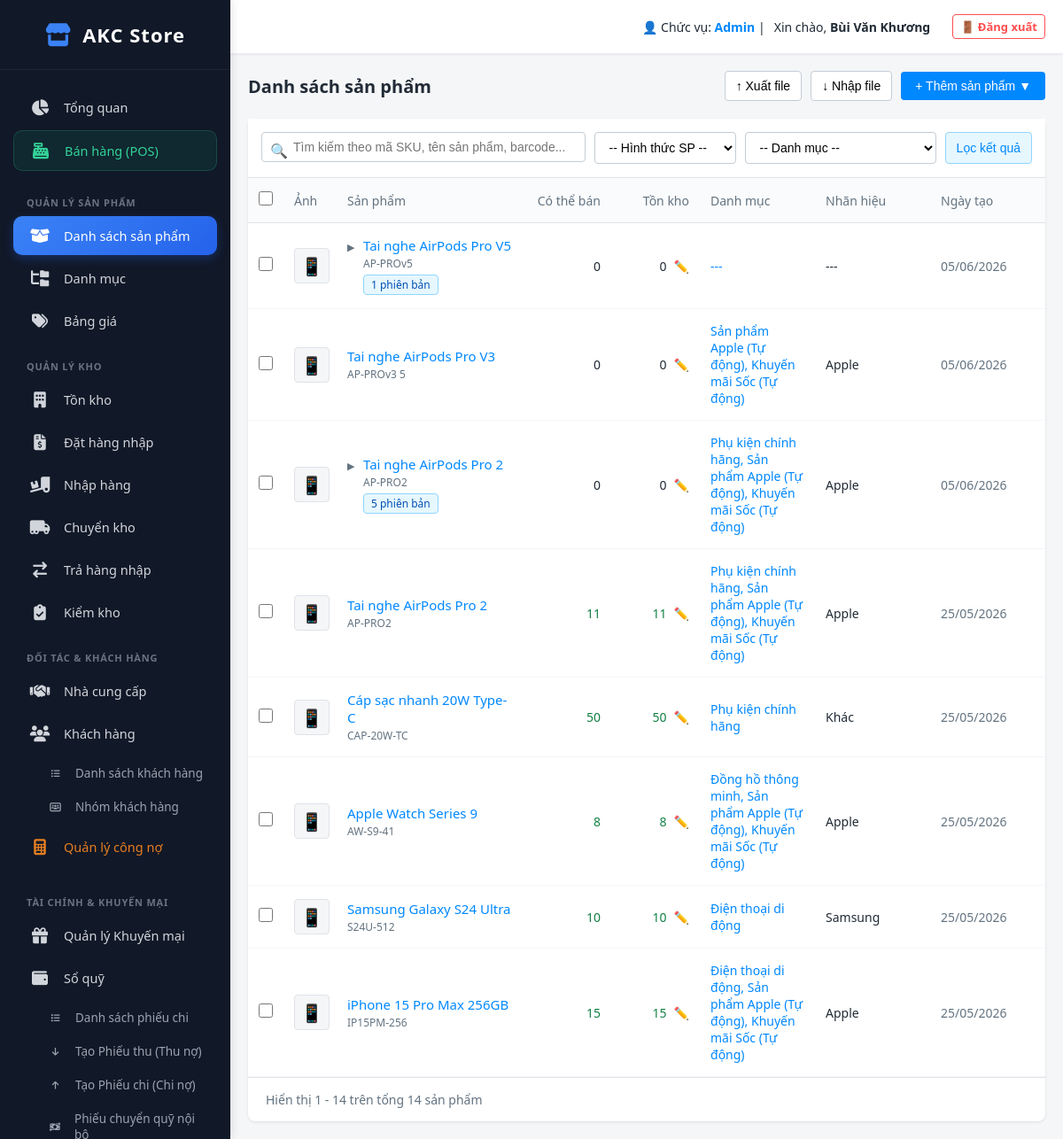
Page /index.php?action=product_list (signed in) on the earlier database version.
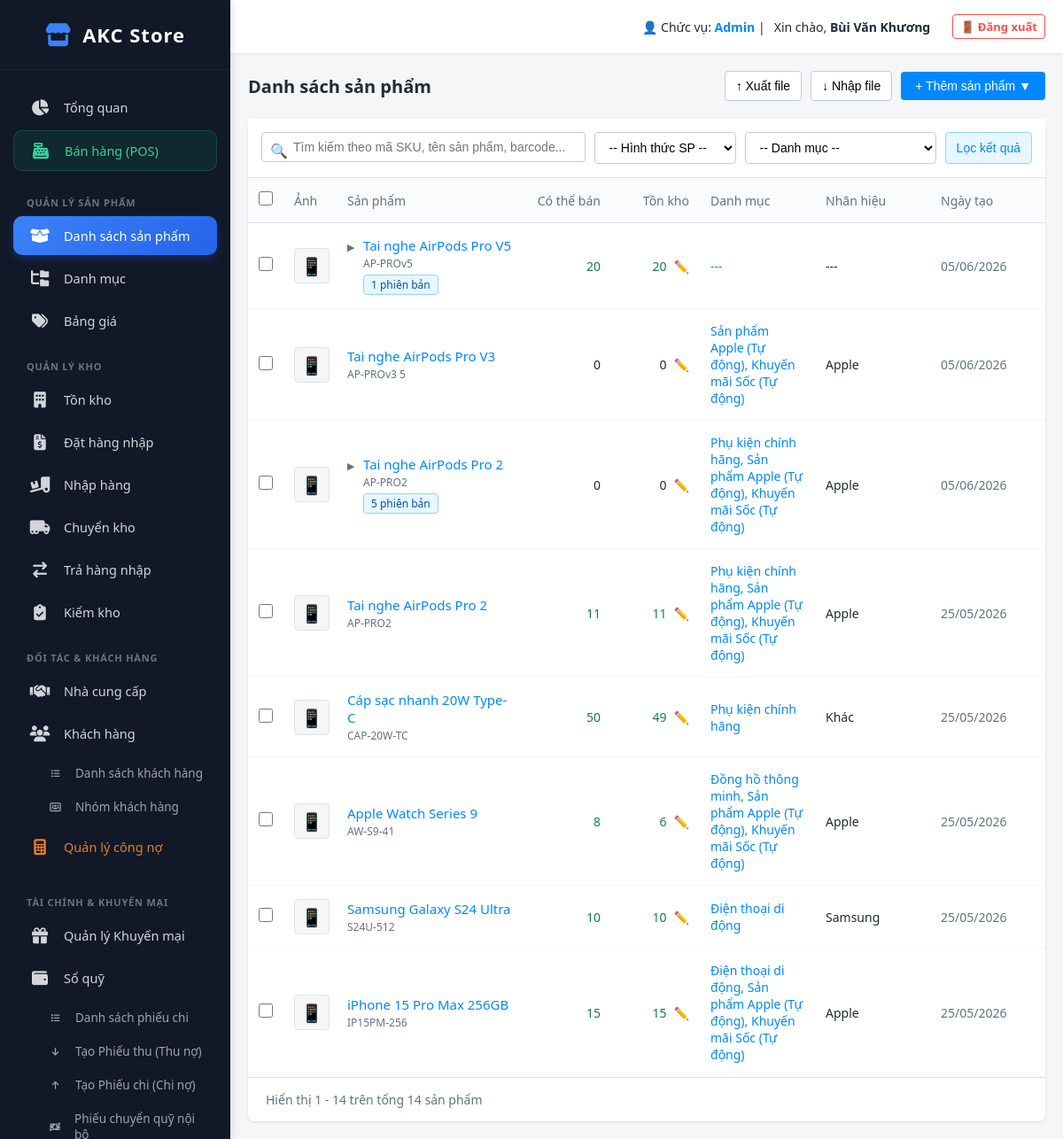
Same page on the later database version.
### tables this page shows
CREATE TABLE `products` (
  `id` int(11) NOT NULL,
  `parent_id` int(11) DEFAULT NULL,
  `product_type` varchar(20) DEFAULT 'Thường',
  `conversion_qty` int(11) DEFAULT 1,
  `product_name` varchar(255) NOT NULL,
  `brand` varchar(100) DEFAULT NULL,
  `base_price` decimal(15,2) DEFAULT NULL,
  `created_at` timestamp NOT NULL DEFAULT current_timestamp(),
  `sku` varchar(50) DEFAULT NULL,
  `barcode` varchar(50) DEFAULT NULL,
  `unit` varchar(20) DEFAULT NULL,
  `stock` int(11) DEFAULT 0,
  `available` int(11) DEFAULT 0,
  `trading` int(11) DEFAULT 0,
  `incoming` int(11) DEFAULT 0,
  `description` text DEFAULT NULL,
  `image` varchar(255) DEFAULT NULL,
  `compare_price` int(11) DEFAULT NULL,
  `cost_price` int(11) DEFAULT NULL,
  `apply_tax` tinyint(1) DEFAULT 0,
  `category` varchar(100) DEFAULT NULL,
  `tags` varchar(255) DEFAULT NULL,
  `dang_ve_kho` int(11) DEFAULT 0
);

### app/controllers/ProductController.php (called while the page is built, shortened)
<?php
require_once __DIR__ . '/../models/ProductModel.php';
require_once __DIR__ . '/../models/CategoryModel.php';
class ProductController
{
    public function list()
    {
        $db = (new Database())->getConnection();
        $search = $_GET['search'] ?? '';
        $category = $_GET['category'] ?? '';
        $brand = $_GET['brand'] ?? '';
        $tags = $_GET['tags'] ?? '';
        $type = $_GET['type'] ?? '';
        $productModel = new ProductModel($db);
        $categoryModel = new CategoryModel($db);
        $products = $productModel->getProductsWithStock($search, $category, $brand, $tags, $type);
        foreach ($products as $key => $prod) {
            $products[$key]['smart_categories'] = $categoryModel->getCategoriesOfProduct($prod);
            $products[$key]['variants'] = $productModel->getVariantsByProductId($prod['id']);
        }
        require_once __DIR__ . '/../views/product/list.php';
    }
}

### public/index.php (called while the page is built, shortened)
<?php
$app = new App();

### app/models/ProductModel.php (called while the page is built, shortened)
<?php
class ProductModel
{
    private $conn;
    private $table_name = "products";
    public function __construct($db)
    {
        $this->conn = $db;
    }
    public function getProductsWithStock($search = '', $category = '', $brand = '', $tags = '', $type = '')
    {
        $query = "
            SELECT p.*,
            CASE
                WHEN p.product_type = 'Combo' THEN (
                    SELECT MIN(FLOOR(sub_p.stock / c.quantity))
                    FROM product_combo_details c
                    JOIN products sub_p ON c.product_id = sub_p.id
                    WHERE c.combo_id = p.id
                )
                ELSE p.stock
            END as ton_kho,
            CASE
                WHEN p.product_type = 'Combo' THEN (
                    SELECT MIN(FLOOR(sub_p.available / c.quantity))
                    FROM product_combo_details c
                    JOIN products sub_p ON c.product_id = sub_p.id
                    WHERE c.combo_id = p.id
                )
                ELSE p.available
            END as co_the_ban
            FROM " . $this->table_name . " p
            WHERE 1=1 ";
        $params = [];
        $query .= " ORDER BY p.id DESC";
        $stmt = $this->conn->prepare($query);
        $stmt->execute($params);
        return $stmt->fetchAll(PDO::FETCH_ASSOC);
    }
    public function getVariantsByProductId($parent_id)
    {
        $query = "SELECT * FROM " . $this->table_name . " WHERE parent_id = :parent_id ORDER BY id ASC";
        $stmt = $this->conn->prepare($query);
        $stmt->bindParam(':parent_id', $parent_id, PDO::PARAM_INT);
        $stmt->execute();
        return $stmt->fetchAll(PDO::FETCH_ASSOC);
    }
}

### app/models/CategoryModel.php (called while the page is built, shortened)
<?php
class CategoryModel
{
    private $conn;
    private $table_name = "categories";
    public function __construct($db)
    {
        $this->conn = $db;
    }
    public function getCategoriesOfProduct($product)
    {
        $query = "SELECT * FROM " . $this->table_name;
        $stmt = $this->conn->prepare($query);
        $stmt->execute();
        $allCats = $stmt->fetchAll(PDO::FETCH_ASSOC);
        $matched_cats = [];
        foreach ($allCats as $cat) {
            if (($cat['selection_type'] ?? '') == 'auto' && !empty($cat['auto_rules'])) {
                $rules = json_decode($cat['auto_rules'], true);
                if (is_array($rules) && count($rules) > 0) {
                    $isMatch = (($cat['match_type'] ?? 'all') == 'all') ? true : false;
                    foreach ($rules as $rule) {
                        $field = $rule['field'] ?? '';
                        $operator = $rule['operator'] ?? '';
                        $value = $rule['value'] ?? '';
                        $productValue = $product[$field] ?? '';
                        $ruleMatch = false;
                        if ($operator == 'equals') {
                            $ruleMatch = (strcasecmp((string)$productValue, (string)$value) == 0);
                        } elseif ($operator == 'greater_than') {
                            $ruleMatch = ((float)$productValue > (float)$value);
                        } elseif ($operator == 'contains') {
                            $ruleMatch = (stripos((string)$productValue, (string)$value) !== false);
                        }
                        if (($cat['match_type'] ?? 'all') == 'all') {
                            $isMatch = $isMatch && $ruleMatch;
                        } else {
                            $isMatch = $isMatch || $ruleMatch;
                        }
                    }
                    if ($isMatch) {
                        $matched_cats[] = $cat['category_name'];
                    }
                }
            } else {
                if (!empty($product['category']) && strcasecmp(trim($product['category']), trim($cat['category_name'])) == 0) {
                    $matched_cats[] = $cat['category_name'];
                }
            }
        }
        return empty($matched_cats) ? '---' : implode(', ', $matched_cats);
    }
}

### app/views/product/list.php (the view, shortened to what the changed rows need)
<?php require_once __DIR__ . '/../layout/header.php'; ?>
<div style="display: flex; justify-content: space-between; align-items: center; margin-bottom: 20px;">
    <h2 style="font-size: 20px; font-weight: bold; color: #212b36;">Danh sách sản phẩm</h2>
</div>
<div class="card" style="background: #fff; border-radius: 8px; box-shadow: 0 1px 3px rgba(0,0,0,0.1); padding: 0; overflow: visible; min-height: 400px;">
    <?php if (!empty($products)): ?>
        <table class="akc-table">
            <thead>
                <tr id="normal-header">
                    <th class="col-cb"><input type="checkbox" onclick="toggleAll(this)"></th>
                    <th class="col-img">Ảnh</th>
                    <th class="col-name">Sản phẩm</th>
                    <th class="col-num">Có thể bán</th>
                    <th class="col-num">Tồn kho</th>
                    <th class="col-text">Danh mục</th>
                    <th class="col-text">Nhãn hiệu</th>
                    <th class="col-text">Ngày tạo</th>
                </tr>
            </thead>
            <tbody>
                <?php foreach ($products as $row):
                    if (!empty($_GET['search']) || empty($row['parent_id'])):
                        $hasVariants = !empty($row['variants']);
                ?>
                        <tr class="product-row master-row" onclick="toggleVariants('<?php echo $row['id']; ?>', event)">
                            <td class="col-cb"><input type="checkbox" class="row-checkbox" value="<?php echo $row['id']; ?>" onclick="event.stopPropagation(); toggleRow(this)"></td>
                            <td class="col-img">
                                <?php if (!empty($row['image'])): ?>
                                    <img src="<?php echo htmlspecialchars($row['image']); ?>" style="width:40px; height:40px; border-radius:4px; object-fit:cover; border:1px solid #dfe3e8;">
                                <?php else: ?>
                                    <div style="width:40px; height:40px; background:#f4f6f8; border: 1px solid #dfe3e8; border-radius:4px; text-align:center; line-height:40px; font-size: 20px;">📱</div>
                                <?php endif; ?>
                            </td>
                            <td class="col-name">
                                <div style="display: flex; align-items: flex-start; gap: 6px;">
                                    <?php if ($hasVariants): ?>
                                        <span id="icon-<?php echo $row['id']; ?>" style="color: #637381; font-size: 11px; margin-top: 4px; display: inline-block; width: 12px;">▶</span>
                                    <?php endif; ?>
                                    <div>
                                        <a href="index.php?action=edit_product&id=<?php echo $row['id']; ?>" style="color: #0088ff; font-weight: 500; text-decoration: none; font-size: 15px;" onclick="event.stopPropagation();">
                                            <?php echo htmlspecialchars($row['product_name']); ?>
                                        </a><br>
                                        <span style="color: #637381; font-size: 12px;"><?php echo !empty($row['sku']) ? htmlspecialchars($row['sku']) : '---'; ?></span>
                                        <?php if ($hasVariants): ?>
                                            <br><span class="badge-variant"><?php echo count($row['variants']); ?> phiên bản</span>
                                        <?php elseif (!empty($row['parent_id'])): ?>
                                            <br><span class="badge-type">📦 Sản phẩm quy đổi</span>
                                        <?php elseif (isset($row['product_type']) && $row['product_type'] == 'Combo'): ?>
                                            <br><span class="badge-type">🎁 Sản phẩm Combo</span>
                                        <?php endif; ?>
                                    </div>
                                </div>
                            </td>
                            <td class="col-num" style="color: <?php echo (isset($row['co_the_ban']) && $row['co_the_ban'] > 0) ? '#108043' : '#212b36'; ?>; font-weight: 500;">
                                <?php echo isset($row['co_the_ban']) ? $row['co_the_ban'] : '0'; ?>
                            </td>
                            <td class="col-num" style="position: relative; color: <?php echo (isset($row['ton_kho']) && $row['ton_kho'] > 0) ? '#108043' : '#212b36'; ?>; font-weight: 500;">
                                <div id="stock-view-<?php echo $row['id']; ?>" style="display: flex; justify-content: flex-end; align-items: center; gap: 8px;">
                                    <span><?php echo isset($row['ton_kho']) ? $row['ton_kho'] : '0'; ?></span>
                                    <?php if (empty($row['parent_id']) && ($row['product_type'] ?? '') != 'Combo'): ?>
                                        <a href="javascript:void(0)" onclick="event.stopPropagation(); openStockPopup(<?php echo $row['id']; ?>, <?php echo $row['ton_kho'] ?? 0; ?>)" style="color: #0088ff; text-decoration: none; font-size: 14px;" title="Cập nhật tồn kho">✏️</a>
                                    <?php endif; ?>
                                </div>
                            </td>
                            <td class="col-text" style="color: #0088ff; font-weight: 500;">
                                <?php echo htmlspecialchars($row['smart_categories'] ?? '---'); ?>
                            </td>
                            <td class="col-text"><?php echo !empty($row['brand']) ? htmlspecialchars($row['brand']) : '---'; ?></td>
                            <td class="col-text" style="color: #637381;"><?php echo date('d/m/Y', strtotime($row['created_at'] ?? date('Y-m-d'))); ?></td>
                        </tr>
                <?php endif;
                endforeach; ?>
            </tbody>
        </table>
    <?php endif; ?>
</div>
<?php require_once __DIR__ . '/../layout/footer.php'; ?>

Differences in the rows shown:
changed products "Tai nghe AirPods Pro V5": co_the_ban "0" → "20"; ton_kho "0" → "20"
changed products "Cáp sạc nhanh 20W Type-C": ton_kho "50" → "49"
changed products "Apple Watch Series 9": ton_kho "8" → "6"
